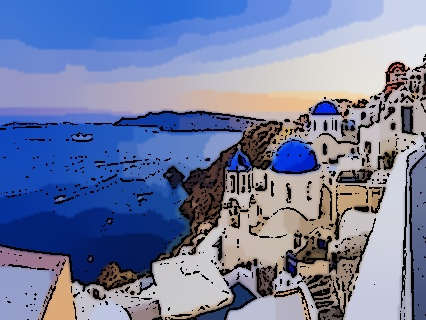
#> input picture Cartoon version.jpg, 426 x 320 px
$ python -i training.py   (imports and definitions only)
#> lines starting #> are read from the running program, lines starting #| are printed output that depends on the picture
import cv2
from os.path import exists


class Cartoonizer:
    """Cartoonizer effect
        A class that applies a cartoon effect to an image.
        The class uses a bilateral filter and adaptive thresholding to create
        a cartoon effect.
    """
    def __init__(self):
        pass

    def render(self, img_rgb):
#> called with img_rgb = 'Cartoon version.jpg'
        img_rgb = cv2.imread(img_rgb)
#> img_rgb is the input picture: shape (320, 426, 3); mean B, G, R 162.1, 125.7, 115.1
        numDownSamples = 1  # number of downscaling steps
        numBilateralFilters = 50 # number of bilateral filtering steps

        img_color = img_rgb
        for i in range(numDownSamples):
            img_color = cv2.pyrDown(img_color)
#> this loop made 1 pass
#> pass 1, in render, `img_color = cv2.pyrDown(img_color)`:
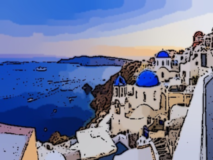
#> img_color: shape (160, 213, 3); mean B, G, R 162.3, 125.7, 115

        for j in range(numBilateralFilters):
            img_color = cv2.bilateralFilter(img_color, 11, 11, 7)

        for k in range(numDownSamples):
            img_color = cv2.pyrUp(img_color)
#> this loop made 1 pass
#> pass 1, in render, `img_color = cv2.pyrUp(img_color)`:
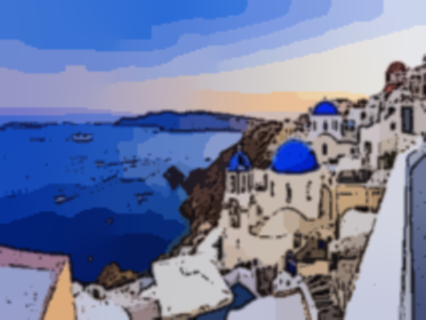
#> img_color: shape (320, 426, 3); mean B, G, R 162.7, 126, 115.4

        img_gray = cv2.cvtColor(img_rgb, cv2.COLOR_RGB2GRAY)
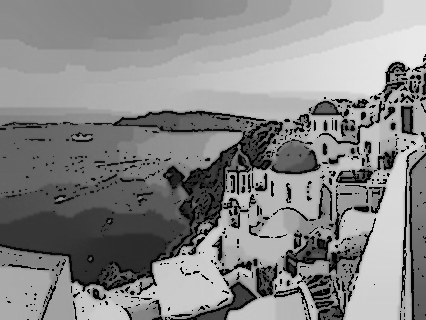
#> img_gray: shape (320, 426); min 0, max 238, mean 135.4
        img_blur = cv2.medianBlur(img_gray, 3)
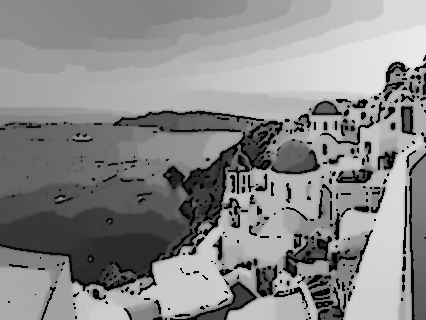
#> img_blur: shape (320, 426); min 0, max 233, mean 137.2

        img_edge = cv2.adaptiveThreshold(img_blur, 300,
                                         cv2.ADAPTIVE_THRESH_MEAN_C,
                                         cv2.THRESH_BINARY,5, 6)
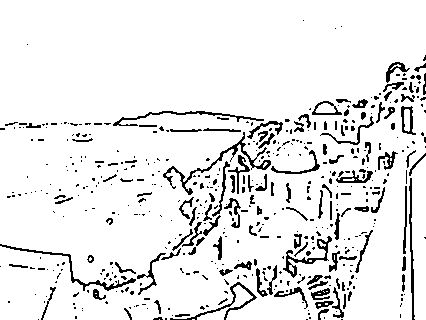
#> img_edge: shape (320, 426); 91.3% white; black in thin lines or dots

        (x, y, z) = img_color.shape
#> x = 320; y = 426; z = 3
        img_edge = cv2.resize(img_edge, (y, x))
        img_edge = cv2.cvtColor(img_edge, cv2.COLOR_GRAY2RGB)
#> img_edge: shape (320, 426, 3); 91.3% white; black in thin lines or dots
        cv2.imwrite("edge.png", img_edge)
        return cv2.bitwise_and(img_color, img_edge)
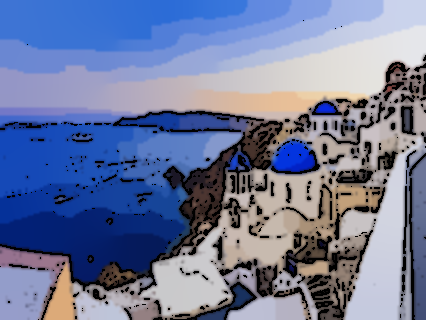
#> returned value: shape (320, 426, 3); mean of channels 0, 1, 2 156.8, 121, 110.1; drawn as B, G, R

>>> result = Cartoonizer().render('Cartoon version.jpg')
